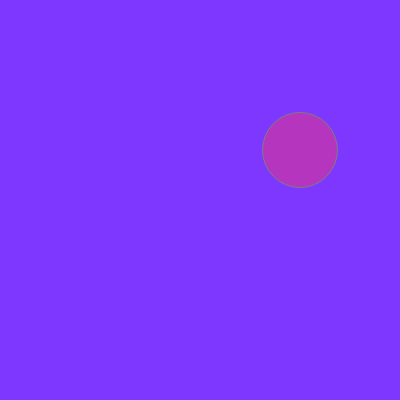
Frame 1 (no input)
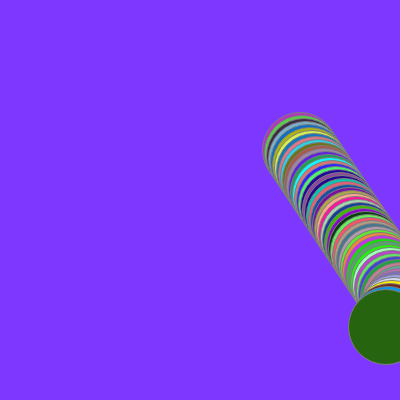
Frame 60 (no input)
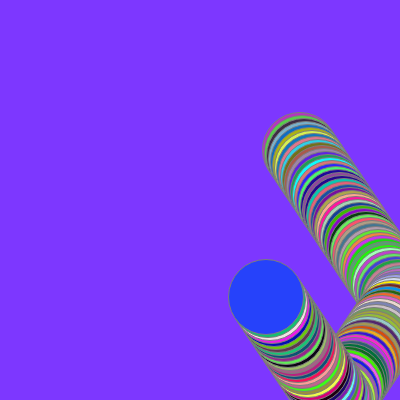
Frame 120 (the mouse pressed at the canvas centre since frame 60)

The p5.js sketch that drew these frames (run headless with seeded random() and noise() and a simulated clock; from frame 60 on, the mouse is pressed at the canvas centre):

// p5.js sketch
// ── sketch.js
/* 
Example Created by Dawn C. Hayes March 2017. 
revised by Nel Gutierrez on 5/14/2017

a project that makes a circle bounce around throughout the canvas

*/

var circX = 300; //value of 1st circle on X axis
var circY = 150; //value of 1st circle on Y
var circStroke = 125; //hold Stroke value
var circR = 55; 
var circG = 135; //holds values for circles' fill color
var circB = 225; 
var circSize = 75;//radius of circle

var canvBGR = 125;//background value R
var canvBGG = 55;//background value G
var canvBGB = 255; //background value B
var speedx = 2;//x displacement
var speedy = 3;//y discplacement



function setup() {  
	createCanvas(400, 400); //creates canvas with 400x400 pixels
	background(canvBGR, canvBGG, canvBGB); //sets BG or canvass
}


function draw() {

	stroke(circStroke); //color of the border of the circle
	fill(random(255), random(255), random(255));  //interior color of circle set to random
	ellipse(circX, circY, circSize, circSize);  //creates the circle usng the variables

	
	circX = circX + speedx; //speed x and y will make the circle travel to a slant direction
	circY = circY + speedy;			   

    
    if(circX > width || circX < 0) { //if the circle reaches the end of the canvas with respect to x
    	speedx = speedx *-1;}//it will change direction
    	
    if(circY > height || circY < 0){speedy = speedy *-1}//if the circle reaches the end of 
                                                        //the canvas with respect to y coordinates
                                                        //it will change direction
}
